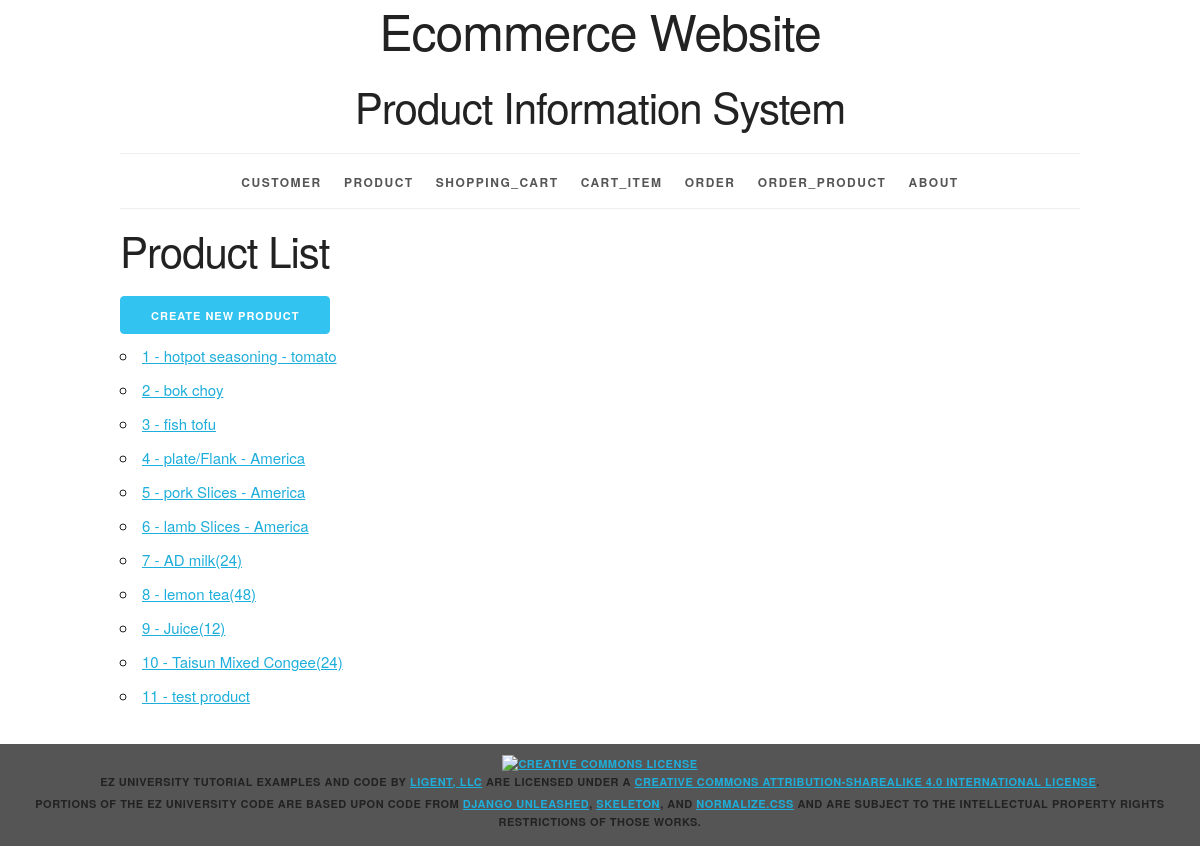
The app's page /product/ with its own data.
### productinfo/models.py (models this page shows, shortened)
class Product(models.Model):
	product_id = models.AutoField(primary_key=True)
	product_name = models.CharField(max_length=225, unique=True)
	product_price = models.FloatField()
	stock_num = models.IntegerField()
	category_id = models.ForeignKey(Category, related_name='products', on_delete=models.PROTECT)
	def __str__(self):
		return f'{self.product_id} - {self.product_name}'
	def get_absolute_url(self):
		return reverse('productinfo_product_detail_urlpattern',
					   kwargs={'pk':self.pk}
					   )
	class Meta:
		ordering = ['product_id']
		constraints = [
			UniqueConstraint(fields=['product_name'], name='unique_product')
		]

### productinfo/views.py (the view)
class ProductList(ListView):
	model = Product

### productinfo/templates/productinfo/product_list.html (shortened to what this page needs)
{% extends 'productinfo/base.html' %}
{% block content %}
    <h2>Product List</h2>
    <div>
    <a href="{% url 'productinfo_product_create_urlpattern' %}" class="button button-primary">
        Create New Product
    </a>
    </div>
    <ul>
        {% for product in product_list %}
        <li>
            <a href="{{ product.get_absolute_url }}">{{ product }}</a>
        </li>
        {% empty %}
        <li><em>There are currently no products available.</em></li>
        {% endfor %}
    </ul>
{% endblock %}

### productinfo/static/productinfo/skeleton.css (style rules this page uses)
html { font-size: 62.5%; }
body { font-size: 1.5em; line-height: 1.6; font-weight: 400; font-family: "Raleway", "HelveticaNeue", "Helvetica Neue", Helvetica, Arial, sans-serif; color: #222; }
h1, h2, h3, h4, h5, h6 { margin-top: 0; margin-bottom: 2rem; font-weight: 300; }
h2 { font-size: 3.6rem; line-height: 1.25; letter-spacing: -.1rem; }
@media (min-width: 550px) { h2 { font-size: 4.2rem; } }
a { color: #1EAEDB; }
.button, button, input[type="submit"], input[type="reset"], input[type="button"] { display: inline-block; height: 38px; padding: 0 30px; color: #555; text-align: center; font-size: 11px; font-weight: 600; line-height: 38px; letter-spacing: .1rem; text-transform: uppercase; text-decoration: none; white-space: nowrap; background-color: transparent; border-radius: 4px; border: 1px solid #bbb; cursor: pointer; box-sizing: border-box; }
.button.button-primary, button.button-primary, input[type="submit"].button-primary, input[type="reset"].button-primary, input[type="button"].button-primary { color: #FFF; background-color: #33C3F0; border-color: #33C3F0; }
ul { list-style: circle inside; }
ol, ul { padding-left: 0; margin-top: 0; }
li { margin-bottom: 1rem; }
button, .button { margin-bottom: 1rem; }
pre, blockquote, dl, figure, table, p, ul, ol, form { margin-bottom: 2.5rem; }

### productinfo/static/productinfo/style.css (style rules this page uses)
html { height: 100%; background-color: #555; }
body { background-color: white; }

### records on screen
Product: product_id+product_name "1 - hotpot seasoning - tomato"
Product: product_id+product_name "2 - bok choy"
Product: product_id+product_name "3 - fish tofu"
Product: product_id+product_name "4 - plate/Flank - America"
Product: product_id+product_name "5 - pork Slices - America"
Product: product_id+product_name "6 - lamb Slices - America"
Product: product_id+product_name "7 - AD milk(24)"
Product: product_id+product_name "8 - lemon tea(48)"
Product: product_id+product_name "9 - Juice(12)"
Product: product_id+product_name "10 - Taisun Mixed Congee(24)"
Product: product_id+product_name "11 - test product"
